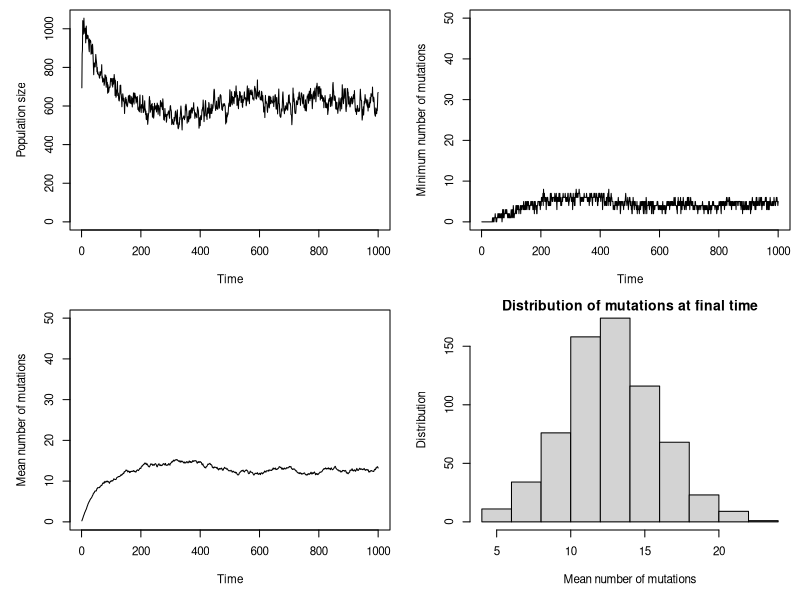

Reproduce this figure in R.
################################### Exercise sheet 4 ###################################

rm(list=ls()) # Clear all stored variables.

### Summary of parameters
TF    = 1000   #Final time of observation
Npop  = 500   # Initial population size
Lloci = 50    # Number of loci (max number of deleterious mutations)
u     = 0.005  # Mutation rate
s     = 0.02  # Deleterious fitness effect
f0    = 2.1   # Baseline fitness
GAMMA = 0.001 # Density regulation 
sigma = 1     # Probability of undergoing sexual reproduction


fitness = function(xi){
  ### Fitness effects as a function of the number of deleterious mutations (xi)
  num = sum(xi)
  (1 - s) ^ num  
}

mutate = function(xi){
  ### .....
  new = xi + rbinom(Lloci, 1, u)
  1.0*(new>=1)
}

recombine = function(xi, xj){
  ### ......
  joint = c(xi, xj)
  joint[seq(1, Lloci) + Lloci*rbinom(Lloci, 1, 0.5) ]
}

count = function(a){
  ### Counts the number of total mutations in each individual
  asum = rep(0, length(a))
  for(idx in seq(1, length(a))) asum[idx] = sum(a[[idx]])
  asum
}

# Initialize population
pop.xi = rep(list(rep(0, Lloci)), Npop)

# Vectors to save statistics
gens     = c()
pop.size = c()
pop.mean = c()
pop.min  = c()

for (time in seq(1,TF)) {
  # Initialize vectors at each time step
  new_pop.xi = c()
  popOff.xi = c()
  
  # Calculates the fitnesses of each adult
  fitnesses = sapply(pop.xi, fitness)
  
  for (ind in seq(1, length(pop.xi))) { # For each adult
    xi = pop.xi[[ind]]  # Get its genome
    Noff = rpois(1, f0) # Sample its number of offspring from a poisson distribution
    
    if(Noff) { # If the number of offspring is greater than 0
      
      if (rbinom(1, 1, sigma)){ # Individuals are produced sexually
        other.xi = sample(pop.xi, size = Noff, replace = T) # Sample mate
        
        for (off in seq(1, Noff) ){ # Create the genome of offspring
          popOff.xi = append(popOff.xi, list(mutate(recombine(xi, other.xi[[off]]))))
        } 
        
      } else { # Individuals are produced asexually
        for (off in seq(1, Noff)){
          popOff.xi = append(popOff.xi, list(mutate(xi)))
        } 
      }
      
    }
    
  }# End of loop over adults
  
  # Now comes the survival probability of these offspring
  reg = 1.0 / (1.0 + GAMMA * (length(pop.xi) ) )
  
  for(index in seq(1, length(popOff.xi)) )
    if(runif(1) < reg*fitness(popOff.xi[[index]])){ # Probability has two factors: density-dependency and mutations
      # If individual survives, then add it to the list of new_pop
      new_pop.xi = append(new_pop.xi, list(popOff.xi[[index]]))
    } 
  
  # new_pop becomes the population
  pop.xi = new_pop.xi

  # If you want to print at each time step
  print(c(time, length(pop.xi), mean(count(pop.xi))))
  
  # Ends simulation if extinction occurs
  if ( length(pop.xi) == 0 ) break
  
  # Measures at each time step
  gens     = append(gens, time )
  pop.size = append(pop.size, length(pop.xi) )
  pop.mean = append(pop.mean, mean(count(pop.xi)))
  pop.min  = append(pop.min , min(count(pop.xi)) )
}

# Plots
par(mfrow=c(2,2), cex=0.7, mai=c(0.7,0.7,0.1,0.1))
plot(gens, pop.size, 'l', ylim = c(0, max(pop.size)), xlab="Time", ylab = "Population size")
plot(gens, pop.min , 'l', ylim = c(0, Lloci) , xlab="Time", ylab = "Minimum number of mutations")
plot(gens, pop.mean, 'l', ylim = c(0, Lloci) , xlab="Time", ylab = "Mean number of mutations")
hist(count(pop.xi), ylab="Distribution", xlab = "Mean number of mutations", main="Distribution of mutations at final time")


### Plot fitness
#plot(sapply(seq(1, Lloci), fitness), xlab="Number of deleterious mutations", ylab="Fitness")

### Calculate mean time at each minimum
#mean(table(pop.min))
